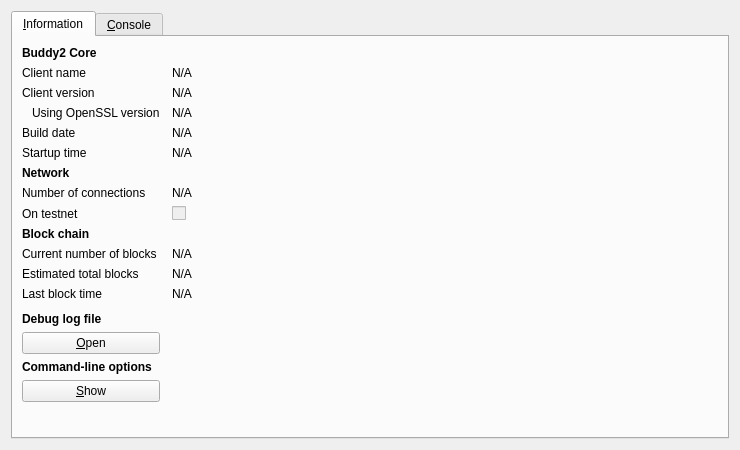
<?xml version="1.0" encoding="UTF-8"?>
<ui version="4.0">
 <class>RPCConsole</class>
 <widget class="QDialog" name="RPCConsole">
  <property name="geometry">
   <rect>
    <x>0</x>
    <y>0</y>
    <width>740</width>
    <height>450</height>
   </rect>
  </property>
  <property name="windowTitle">
   <string>Buddy2 - Debug window</string>
  </property>
  <layout class="QVBoxLayout" name="verticalLayout_2">
   <item>
    <widget class="QTabWidget" name="tabWidget">
     <property name="currentIndex">
      <number>0</number>
     </property>
     <widget class="QWidget" name="tab_info">
      <attribute name="title">
       <string>&amp;Information</string>
      </attribute>
      <layout class="QGridLayout" name="gridLayout" columnstretch="0,1">
       <property name="horizontalSpacing">
        <number>12</number>
       </property>
       <item row="0" column="0">
        <widget class="QLabel" name="label_9">
         <property name="font">
          <font>
           <weight>75</weight>
           <bold>true</bold>
          </font>
         </property>
         <property name="text">
          <string>Buddy2 Core</string>
         </property>
        </widget>
       </item>
       <item row="1" column="0">
        <widget class="QLabel" name="label_5">
         <property name="text">
          <string>Client name</string>
         </property>
        </widget>
       </item>
       <item row="1" column="1">
        <widget class="QLabel" name="clientName">
         <property name="cursor">
          <cursorShape>IBeamCursor</cursorShape>
         </property>
         <property name="text">
          <string>N/A</string>
         </property>
         <property name="textFormat">
          <enum>Qt::PlainText</enum>
         </property>
         <property name="textInteractionFlags">
          <set>Qt::LinksAccessibleByMouse|Qt::TextSelectableByKeyboard|Qt::TextSelectableByMouse</set>
         </property>
        </widget>
       </item>
       <item row="2" column="0">
        <widget class="QLabel" name="label_6">
         <property name="text">
          <string>Client version</string>
         </property>
        </widget>
       </item>
       <item row="2" column="1">
        <widget class="QLabel" name="clientVersion">
         <property name="cursor">
          <cursorShape>IBeamCursor</cursorShape>
         </property>
         <property name="text">
          <string>N/A</string>
         </property>
         <property name="textFormat">
          <enum>Qt::PlainText</enum>
         </property>
         <property name="textInteractionFlags">
          <set>Qt::LinksAccessibleByMouse|Qt::TextSelectableByKeyboard|Qt::TextSelectableByMouse</set>
         </property>
        </widget>
       </item>
       <item row="3" column="0">
        <widget class="QLabel" name="label_14">
         <property name="text">
          <string>Using OpenSSL version</string>
         </property>
         <property name="indent">
          <number>10</number>
         </property>
        </widget>
       </item>
       <item row="3" column="1">
        <widget class="QLabel" name="openSSLVersion">
         <property name="cursor">
          <cursorShape>IBeamCursor</cursorShape>
         </property>
         <property name="text">
          <string>N/A</string>
         </property>
         <property name="textFormat">
          <enum>Qt::PlainText</enum>
         </property>
         <property name="textInteractionFlags">
          <set>Qt::LinksAccessibleByMouse|Qt::TextSelectableByKeyboard|Qt::TextSelectableByMouse</set>
         </property>
        </widget>
       </item>
       <item row="4" column="0">
        <widget class="QLabel" name="label_12">
         <property name="text">
          <string>Build date</string>
         </property>
        </widget>
       </item>
       <item row="4" column="1">
        <widget class="QLabel" name="buildDate">
         <property name="cursor">
          <cursorShape>IBeamCursor</cursorShape>
         </property>
         <property name="text">
          <string>N/A</string>
         </property>
         <property name="textFormat">
          <enum>Qt::PlainText</enum>
         </property>
         <property name="textInteractionFlags">
          <set>Qt::LinksAccessibleByMouse|Qt::TextSelectableByKeyboard|Qt::TextSelectableByMouse</set>
         </property>
        </widget>
       </item>
       <item row="5" column="0">
        <widget class="QLabel" name="label_13">
         <property name="text">
          <string>Startup time</string>
         </property>
        </widget>
       </item>
       <item row="5" column="1">
        <widget class="QLabel" name="startupTime">
         <property name="cursor">
          <cursorShape>IBeamCursor</cursorShape>
         </property>
         <property name="text">
          <string>N/A</string>
         </property>
         <property name="textFormat">
          <enum>Qt::PlainText</enum>
         </property>
         <property name="textInteractionFlags">
          <set>Qt::LinksAccessibleByMouse|Qt::TextSelectableByKeyboard|Qt::TextSelectableByMouse</set>
         </property>
        </widget>
       </item>
       <item row="6" column="0">
        <widget class="QLabel" name="label_11">
         <property name="font">
          <font>
           <weight>75</weight>
           <bold>true</bold>
          </font>
         </property>
         <property name="text">
          <string>Network</string>
         </property>
        </widget>
       </item>
       <item row="7" column="0">
        <widget class="QLabel" name="label_7">
         <property name="text">
          <string>Number of connections</string>
         </property>
        </widget>
       </item>
       <item row="7" column="1">
        <widget class="QLabel" name="numberOfConnections">
         <property name="cursor">
          <cursorShape>IBeamCursor</cursorShape>
         </property>
         <property name="text">
          <string>N/A</string>
         </property>
         <property name="textFormat">
          <enum>Qt::PlainText</enum>
         </property>
         <property name="textInteractionFlags">
          <set>Qt::LinksAccessibleByMouse|Qt::TextSelectableByKeyboard|Qt::TextSelectableByMouse</set>
         </property>
        </widget>
       </item>
       <item row="8" column="0">
        <widget class="QLabel" name="label_8">
         <property name="text">
          <string>On testnet</string>
         </property>
        </widget>
       </item>
       <item row="8" column="1">
        <widget class="QCheckBox" name="isTestNet">
         <property name="enabled">
          <bool>false</bool>
         </property>
         <property name="text">
          <string/>
         </property>
        </widget>
       </item>
       <item row="9" column="0">
        <widget class="QLabel" name="label_10">
         <property name="font">
          <font>
           <weight>75</weight>
           <bold>true</bold>
          </font>
         </property>
         <property name="text">
          <string>Block chain</string>
         </property>
        </widget>
       </item>
       <item row="10" column="0">
        <widget class="QLabel" name="label_3">
         <property name="text">
          <string>Current number of blocks</string>
         </property>
        </widget>
       </item>
       <item row="10" column="1">
        <widget class="QLabel" name="numberOfBlocks">
         <property name="cursor">
          <cursorShape>IBeamCursor</cursorShape>
         </property>
         <property name="text">
          <string>N/A</string>
         </property>
         <property name="textFormat">
          <enum>Qt::PlainText</enum>
         </property>
         <property name="textInteractionFlags">
          <set>Qt::LinksAccessibleByMouse|Qt::TextSelectableByKeyboard|Qt::TextSelectableByMouse</set>
         </property>
        </widget>
       </item>
       <item row="11" column="0">
        <widget class="QLabel" name="label_4">
         <property name="text">
          <string>Estimated total blocks</string>
         </property>
        </widget>
       </item>
       <item row="11" column="1">
        <widget class="QLabel" name="totalBlocks">
         <property name="cursor">
          <cursorShape>IBeamCursor</cursorShape>
         </property>
         <property name="text">
          <string>N/A</string>
         </property>
         <property name="textFormat">
          <enum>Qt::PlainText</enum>
         </property>
         <property name="textInteractionFlags">
          <set>Qt::LinksAccessibleByMouse|Qt::TextSelectableByKeyboard|Qt::TextSelectableByMouse</set>
         </property>
        </widget>
       </item>
       <item row="12" column="0">
        <widget class="QLabel" name="label_2">
         <property name="text">
          <string>Last block time</string>
         </property>
        </widget>
       </item>
       <item row="12" column="1">
        <widget class="QLabel" name="lastBlockTime">
         <property name="cursor">
          <cursorShape>IBeamCursor</cursorShape>
         </property>
         <property name="text">
          <string>N/A</string>
         </property>
         <property name="textFormat">
          <enum>Qt::PlainText</enum>
         </property>
         <property name="textInteractionFlags">
          <set>Qt::LinksAccessibleByMouse|Qt::TextSelectableByKeyboard|Qt::TextSelectableByMouse</set>
         </property>
        </widget>
       </item>
       <item row="13" column="0">
        <spacer name="verticalSpacer_2">
         <property name="orientation">
          <enum>Qt::Vertical</enum>
         </property>
         <property name="sizeHint" stdset="0">
          <size>
           <width>20</width>
           <height>20</height>
          </size>
         </property>
        </spacer>
       </item>
       <item row="14" column="0">
        <widget class="QLabel" name="labelDebugLogfile">
         <property name="font">
          <font>
           <weight>75</weight>
           <bold>true</bold>
          </font>
         </property>
         <property name="text">
          <string>Debug log file</string>
         </property>
        </widget>
       </item>
       <item row="15" column="0">
        <widget class="QPushButton" name="openDebugLogfileButton">
         <property name="toolTip">
          <string>Open the Buddy2 debug log file from the current data directory. This can take a few seconds for large log files.</string>
         </property>
         <property name="text">
          <string>&amp;Open</string>
         </property>
         <property name="autoDefault">
          <bool>false</bool>
         </property>
        </widget>
       </item>
       <item row="16" column="0">
        <widget class="QLabel" name="labelCLOptions">
         <property name="font">
          <font>
           <weight>75</weight>
           <bold>true</bold>
          </font>
         </property>
         <property name="text">
          <string>Command-line options</string>
         </property>
        </widget>
       </item>
       <item row="17" column="0">
        <widget class="QPushButton" name="showCLOptionsButton">
         <property name="toolTip">
          <string>Show the Buddy2-Qt help message to get a list with possible Buddy2 command-line options.</string>
         </property>
         <property name="text">
          <string>&amp;Show</string>
         </property>
         <property name="autoDefault">
          <bool>false</bool>
         </property>
        </widget>
       </item>
       <item row="18" column="0">
        <spacer name="verticalSpacer">
         <property name="orientation">
          <enum>Qt::Vertical</enum>
         </property>
         <property name="sizeHint" stdset="0">
          <size>
           <width>20</width>
           <height>40</height>
          </size>
         </property>
        </spacer>
       </item>
      </layout>
     </widget>
     <widget class="QWidget" name="tab_console">
      <attribute name="title">
       <string>&amp;Console</string>
      </attribute>
      <layout class="QVBoxLayout" name="verticalLayout_3">
       <property name="spacing">
        <number>3</number>
       </property>
       <item>
        <widget class="QTextEdit" name="messagesWidget">
         <property name="minimumSize">
          <size>
           <width>0</width>
           <height>100</height>
          </size>
         </property>
         <property name="readOnly">
          <bool>true</bool>
         </property>
         <property name="tabKeyNavigation" stdset="0">
          <bool>false</bool>
         </property>
         <property name="columnCount" stdset="0">
          <number>2</number>
         </property>
        </widget>
       </item>
       <item>
        <layout class="QHBoxLayout" name="horizontalLayout">
         <property name="spacing">
          <number>3</number>
         </property>
         <item>
          <widget class="QLabel" name="label">
           <property name="text">
            <string notr="true">&gt;</string>
           </property>
          </widget>
         </item>
         <item>
          <widget class="QLineEdit" name="lineEdit"/>
         </item>
         <item>
          <widget class="QPushButton" name="clearButton">
           <property name="maximumSize">
            <size>
             <width>24</width>
             <height>24</height>
            </size>
           </property>
           <property name="toolTip">
            <string>Clear console</string>
           </property>
           <property name="text">
            <string/>
           </property>
           <property name="icon">
            <iconset resource="../bitcoin.qrc">
             <normaloff>:/icons/remove</normaloff>:/icons/remove</iconset>
           </property>
           <property name="shortcut">
            <string notr="true">Ctrl+L</string>
           </property>
           <property name="autoDefault">
            <bool>false</bool>
           </property>
          </widget>
         </item>
        </layout>
       </item>
      </layout>
     </widget>
    </widget>
   </item>
  </layout>
 </widget>
 <resources>
  <include location="../bitcoin.qrc"/>
 </resources>
 <connections/>
</ui>
